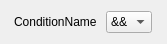
<?xml version="1.0" encoding="UTF-8"?>
<ui version="4.0">
 <class>ConditionRelationShipWidget</class>
 <widget class="QWidget" name="ConditionRelationShipWidget">
  <property name="geometry">
   <rect>
    <x>0</x>
    <y>0</y>
    <width>167</width>
    <height>38</height>
   </rect>
  </property>
  <property name="sizePolicy">
   <sizepolicy hsizetype="Maximum" vsizetype="Preferred">
    <horstretch>0</horstretch>
    <verstretch>0</verstretch>
   </sizepolicy>
  </property>
  <property name="windowTitle">
   <string>Form</string>
  </property>
  <layout class="QGridLayout" name="gridLayout">
   <item row="0" column="0">
    <widget class="QLabel" name="label_conditionName">
     <property name="sizePolicy">
      <sizepolicy hsizetype="Maximum" vsizetype="Minimum">
       <horstretch>0</horstretch>
       <verstretch>0</verstretch>
      </sizepolicy>
     </property>
     <property name="text">
      <string>ConditionName</string>
     </property>
    </widget>
   </item>
   <item row="0" column="1">
    <widget class="QComboBox" name="comboBox_logicalOperator">
     <property name="sizePolicy">
      <sizepolicy hsizetype="Maximum" vsizetype="Fixed">
       <horstretch>0</horstretch>
       <verstretch>0</verstretch>
      </sizepolicy>
     </property>
     <item>
      <property name="text">
       <string>&amp;&amp;</string>
      </property>
     </item>
     <item>
      <property name="text">
       <string>||</string>
      </property>
     </item>
    </widget>
   </item>
  </layout>
 </widget>
 <resources/>
 <connections/>
</ui>
